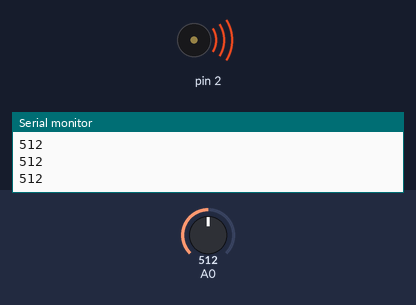
Bench run of a sketch on a simulated Arduino Uno, built with avr-gcc and run on an emulated ATmega328P. Parts: buzzer (waves = sounding), the last lines printed to the serial monitor. Inputs (shaded band) come from the test bench; at power-on: A0 = 512.

Above: at 1.2 s.
1.3 s: A0 set to 12
At 2.1 s:
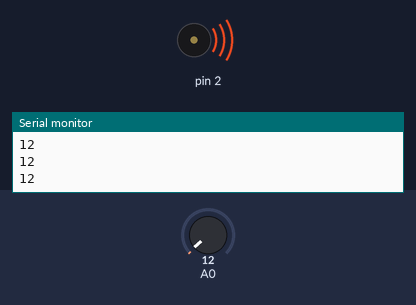
2.8 s: A0 set to 9
At 3.9 s:
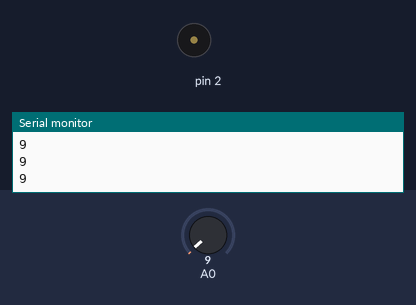
4.3 s: A0 set to 122
At 5.0 s:
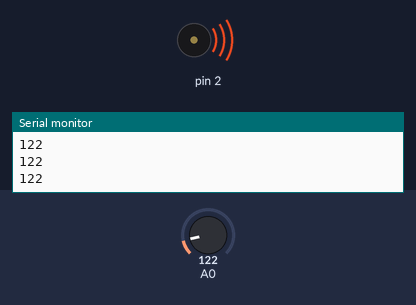
5.8 s: A0 set to 0
At 6.2 s:
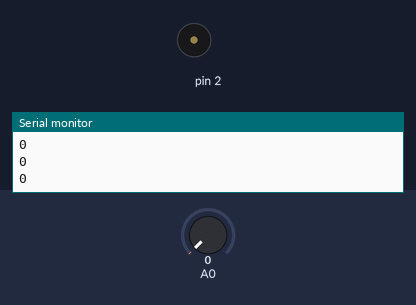
Timing chart, 0 to 8.3 s (numbered marks = the images above; inputs shaded):
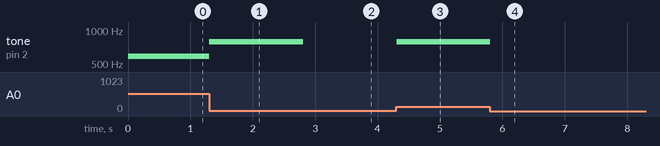

Measured:
- the behaviour switches between 11 and 10 on A0 (found by bisection; images 1 and 2)
- after the input at 1.3 s, tone on pin 2: 587 Hz → 783 Hz at once
- after the input at 2.8 s, tone on pin 2: 783 Hz → silent at once
- after the input at 4.3 s, tone on pin 2: silent → 783 Hz at once
- after the input at 5.8 s, tone on pin 2: 783 Hz → silent at once

The sketch:

FM625_Lab11.ino
```cpp
int C = 523;
int D = 587;
int E = 659;
int F = 698;
int G = 783;

void setup() {
  Serial.begin(9600);
  pinMode(A0, INPUT);
  pinMode(2, OUTPUT);
}

void loop() {
  int value = analogRead(A0);
  Serial.println(value);
  if (value > 600) {
    tone(2, C);
  }
  else if (value > 400 && value <= 600) {
    tone(2, D);
  }
  else if (value > 320 && value <= 400) {
    tone(2, E);
  }
  else if (value > 250 && value <= 320) {
    tone(2, F);
  }
  else if (value > 10) {
    tone(2, G);
  }
  else {        // 當 A0 腳位讀取到 10 以下的值時, 蜂鳴器不發聲
    noTone(2);
  }
}
```
